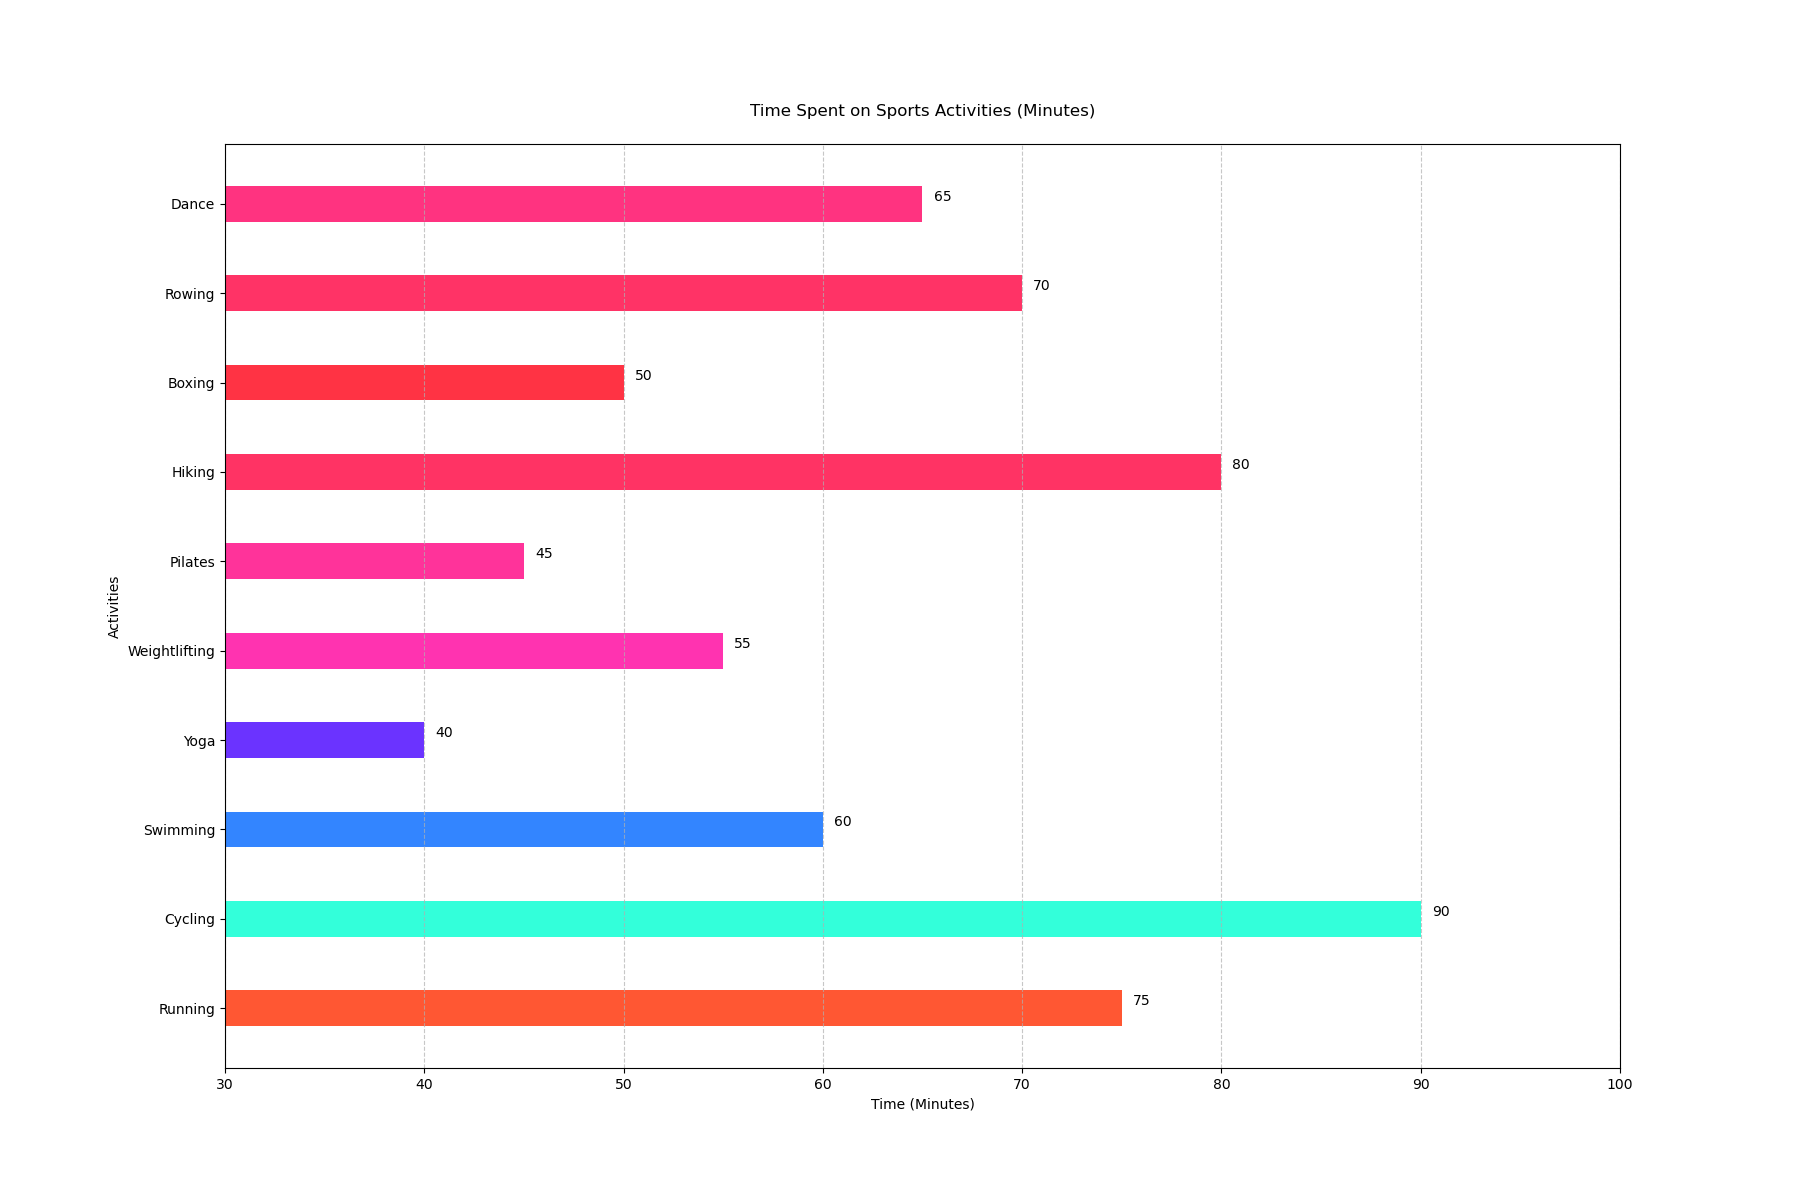

This chart was generated by the following Python code:

import matplotlib.pyplot as plt

# Data
categories = ['Running', 'Cycling', 'Swimming', 'Yoga', 'Weightlifting', 'Pilates', 'Hiking', 'Boxing', 'Rowing', 'Dance']
values = [75, 90, 60, 40, 55, 45, 80, 50, 70, 65]

# Color codes for each bar
colors = ['#FF5733', '#33FFDA', '#3385FF', '#6B33FF', '#FF33B0', '#FF339A', '#FF3364', '#FF3344', '#FF3366', '#FF3380']

# Bar width
bar_width = 0.4

# Create horizontal bar chart
plt.figure(figsize=(18, 12))
bar_container = plt.barh(categories, values, color=colors, height=bar_width)

# Add data labels
for bar in bar_container:
    width = bar.get_width()
    plt.text(width + 1, bar.get_y() + bar.get_height()/2, f'{width}', ha='center', va='bottom')

# Title and labels
plt.title('Time Spent on Sports Activities (Minutes)', pad=20)
plt.xlabel('Time (Minutes)')
plt.ylabel('Activities')

# Customize the grid
plt.grid(axis='x', linestyle='--', alpha=0.7)

# Set y-axis limits for truncated effect
plt.xlim(30, 100)

# Show plot
plt.show()
